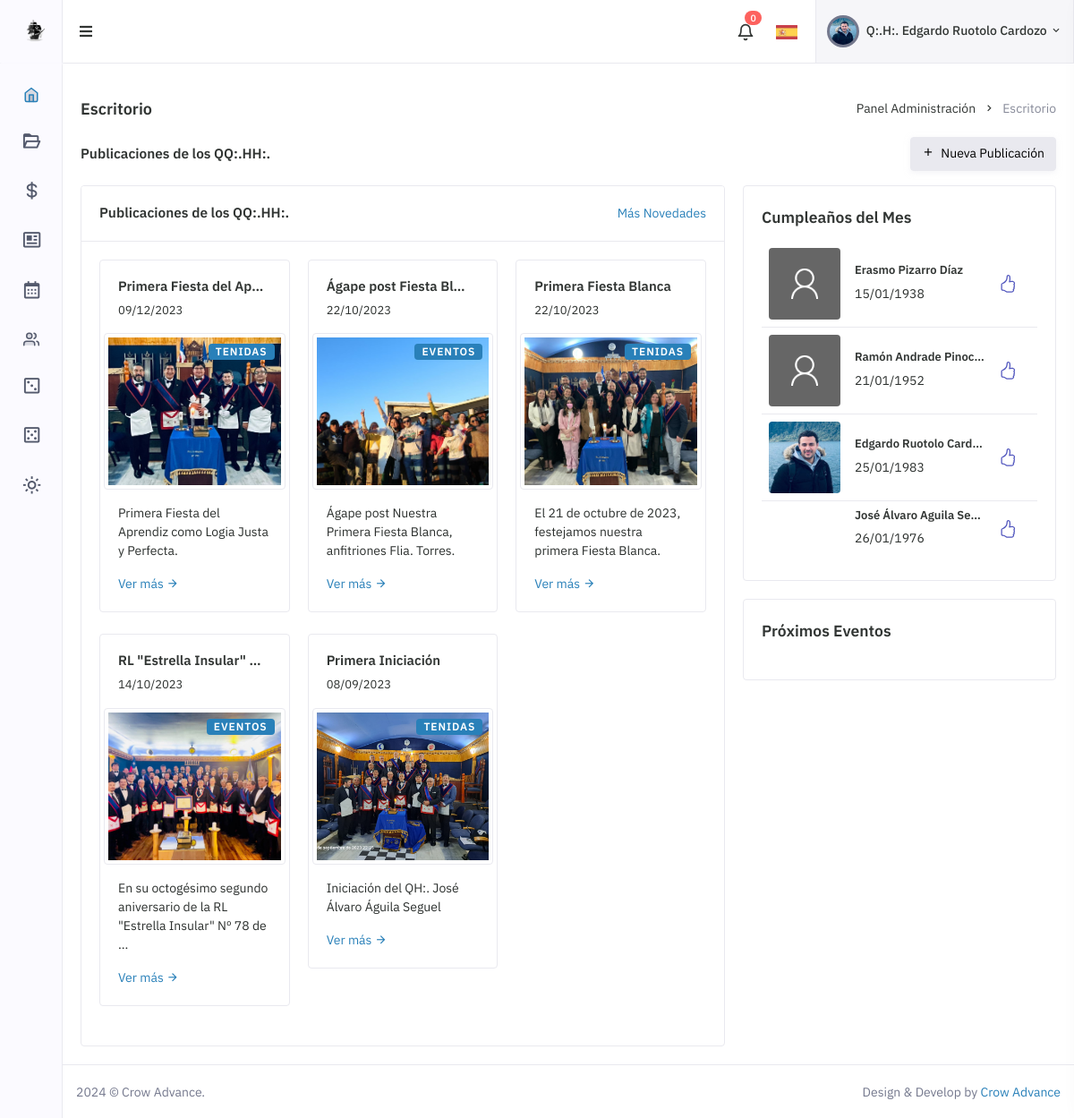
/app/public/Admin/index.php (signed in), run on the app's committed database.
### tables this page shows
CREATE TABLE `feed` (
  `id_Feed` int(11) NOT NULL,
  `titulo_Feed` varchar(150) DEFAULT NULL,
  `category_Feed` int(11) DEFAULT NULL,
  `file_name` varchar(100) DEFAULT NULL,
  `cont_Feed` varchar(3000) DEFAULT NULL,
  `user_Feed` int(11) DEFAULT NULL,
  `estado_Feed` int(11) DEFAULT NULL,
  `created_at` datetime DEFAULT CURRENT_TIMESTAMP
);

CREATE TABLE `categoryfeed` (
  `id_Category` int(11) NOT NULL,
  `nombre_Category` varchar(100) DEFAULT NULL
);

CREATE TABLE `users` (
  `id` int(11) NOT NULL,
  `useremail` varchar(100) NOT NULL,
  `username` varchar(50) NOT NULL,
  `password` varchar(100) NOT NULL,
  `token` varchar(100) DEFAULT NULL,
  `image` text,
  `name` varchar(100) DEFAULT NULL,
  `lastname` varchar(100) DEFAULT NULL,
  `date_birthday` date DEFAULT NULL,
  `phone` varchar(50) DEFAULT NULL,
  `address` varchar(100) DEFAULT NULL,
  `city` varchar(100) DEFAULT NULL,
  `category` int(11) DEFAULT NULL,
  `date_initiation` date DEFAULT NULL,
  `date_salary` date DEFAULT NULL,
  `date_exalted` date DEFAULT NULL,
  `grado` int(11) DEFAULT NULL,
  `oficialidad` int(11) DEFAULT NULL,
  `estado` tinyint(1) DEFAULT '1',
  `created_at` datetime DEFAULT CURRENT_TIMESTAMP
);

### app/public/Admin/index.php (the view, shortened to what this page needs)
<?php include 'layouts/head-main.php'; ?>
<?php include('layouts/config.php'); ?>
<?php
function custom_echo($x, $length)
{
    if (strlen($x) <= $length) {
        echo $x;
    } else {
        $y = substr($x, 0, $length) . '...';
        echo $y;
    }
}
?>
<head>
    <link href="assets/libs/admin-resources/jquery.vectormap/jquery-jvectormap-1.2.2.css" rel="stylesheet"
          type="text/css"/>
    <?php include 'layouts/head-style.php'; ?>
</head>
<?php include 'layouts/body.php'; ?>
<div id="layout-wrapper">
    <div class="main-content">
        <div class="page-content">
            <div class="container-fluid">
                <div class="row">
                    <div class="col-12">
                        <div class="page-title-box d-sm-flex align-items-center justify-content-between">
                            <h4 class="mb-sm-0 font-size-18">Escritorio</h4>
                            <div class="page-title-right">
                                <ol class="breadcrumb m-0">
                                    <li class="breadcrumb-item"><a href="javascript: void(0);">Panel Administración</a>
                                    </li>
                                    <li class="breadcrumb-item active">Escritorio</li>
                                </ol>
                            </div>
                        </div>
                    </div>
                </div>
                <div class="row align-items-center">
                    <div class="col-md-6">
                        <div class="mb-3">
                            <h5 class="card-title">Publicaciones
                                                   de los QQ:.HH:.</h5>
                        </div>
                    </div>
                    <div class="col-md-6">
                        <div class="d-flex flex-wrap align-items-center justify-content-end gap-2 mb-3">
                            <div>
                                <a href="apps-news-new.php" class="btn btn-light"><i class="bx bx-plus me-1"></i> Nueva
                                                                                                                  Publicación</a>
                            </div>
                        </div>
                    </div>
                </div>
                <div class="row">
                    <div class="col-xl-8">
                        <div class="card">
                            <div class="card-header">
                                <div class="d-flex">
                                    <div class="flex-grow-1">
                                        <h5 class="card-title mb-0">Publicaciones de los QQ:.HH:.</h5>
                                    </div>
                                    <div class="flex-shrink-0">
                                        <a href="apps-news-list.php">Más Novedades</a>
                                    </div>
                                </div>
                            </div>
                            <div class="card-body">
                                <div>
                                    <div class="row">
                                        <?php
                                        $query = "SELECT *, F.id_Feed as 'fid', F.created_at AS 'fcreated_at', F.estado_Feed AS 'festado' from feed F
                                            JOIN categoryfeed CF ON F.category_Feed = CF.id_Category
                                            JOIN users U ON F.user_Feed = U.id
                                            WHERE F.estado_Feed = 1 ORDER BY fcreated_at DESC LIMIT 6";
                                                    $result_task = mysqli_query($link, $query);
                                        while ($row = mysqli_fetch_Array($result_task)) {
                                            ?>
                                            <div class="col-xl-4 mb-4">
                                                <div class="card p-1 mb-xl-0 ">
                                                    <div class="p-3">
                                                        <div class="d-flex align-items-start">
                                                            <div class="flex-grow-1 overflow-hidden">
                                                                <h5 class="font-size-15 text-truncate"><a href="apps-blog-detail.php?id_Feed=<?php echo $row['id_Feed'] ?>"class="text-body"><?php echo $row['titulo_Feed']; ?></a>
                                                                </h5>
                                                                <p class="font-size-13 text-muted mb-0"><?php echo date("d/m/Y", strtotime($row['fcreated_at'])); ?></p>
                                                            </div>
                                                        </div>
                                                    </div>
                                                    <div class="position-relative">
                                                        <div class="box-category">
                                                            <p class="btn-category"><?php echo $row['nombre_Category']; ?></p>
                                                        </div>
                                                        <img src="uploads/feed/<?php echo $row['file_name']; ?>" alt=""
                                                             class="img-thumbnail img-news">
                                                    </div>
                                                    <div class="p-3">
                                                        <p class="text-muted"><?php custom_echo($row['cont_Feed'], 76); ?></p>
                                                        <div>
                                                            <a href="apps-blog-detail.php?id_Feed=<?php echo $row['id_Feed'] ?>"
                                                               >Ver más <i class="mdi mdi-arrow-right"></i></a>
                                                        </div>
                                                    </div>
                                                </div>
                                            </div>
                                            <?php
                                        }
                                        ?>
                                    </div>
                                </div>
                            </div>
                        </div>
                    </div>
                    <div class="col-xl-4">
                        <div class="card">
                            <div class="card-body">
                                <div class="mt-1 mb-2">
                                    <h5 class="mb-3">Cumpleaños del Mes</h5>
                                    <div class="list-group list-group-flush">
                                        <?php
                                        $query = "SELECT * FROM users
                                                        WHERE DATE_FORMAT(date_birthday, '%m%d') >= DATE_FORMAT(CURDATE(), '%m%d')
                                                        ORDER BY DATE_FORMAT(date_birthday, '%m%d') ASC
                                                        LIMIT 4;";
                                        $result_task = mysqli_query($link, $query);
                                        while ($row = mysqli_fetch_Array($result_task)) {
                                            ?>
                                            <div class="list-group-item text-muted pb-2 pt-2 px-2">
                                                <div class="d-flex align-items-center">
                                                    <div class="flex-shrink-0 me-3">
                                                        <img src="uploads/usuarios/<?php echo $row['image']; ?>" alt=""
                                                             class="avatar-xl h-auto d-block rounded">
                                                    </div>
                                                    <div class="flex-grow-1 overflow-hidden">
                                                        <h5 class="font-size-13 text-truncate"><?php echo $row['name']; ?> <?php echo $row['lastname']; ?></h5>
                                                        <p class="mb-0 text-truncate"><?php echo date("d/m/Y", strtotime($row['date_birthday'])); ?></p>
                                                    </div>
                                                    <div class="flex-grow-2  saludar">
                                                        <a href="controller/email-cumple.php?id_User=<?php echo $row['id']; ?>">
                                                        </a>
                                                    </div>
                                                </div>
                                            </div>
                                            <?php
                                        }
                                        ?>
                                    </div>
                                </div>
                            </div>
                        </div>
                        <div class="card">
                            <div class="card-body">
                                <div class="mt-1 mb-2">
                                    <h5 class="mb-3">Próximos Eventos</h5>
                                </div>
                            </div>
                        </div>
                    </div>
                </div>
            </div>
        </div>
        <?php include 'layouts/footer.php'; ?>
    </div>
</div>
</body>
</html>

### data on the page
feed: titulo_Feed "Primera Fiesta del Ap…", created_at "09/12/2023", category_Feed.nombre_Category "TENIDAS", file_name (picture), cont_Feed "Primera Fiesta del Aprendiz como Logia Justa y Perfecta."
feed: titulo_Feed "Ágape post Fiesta Bl…", created_at "22/10/2023", category_Feed.nombre_Category "EVENTOS", file_name (picture), cont_Feed "Ágape post Nuestra Primera Fiesta Blanca, anfitriones Flia. Torres."
feed: titulo_Feed "Primera Fiesta Blanca", created_at "22/10/2023", category_Feed.nombre_Category "TENIDAS", file_name (picture), cont_Feed "El 21 de octubre de 2023, festejamos nuestra primera Fiesta Blanca."
feed: titulo_Feed "RL \"Estrella Insular\"…", created_at "14/10/2023", category_Feed.nombre_Category "EVENTOS", file_name (picture), cont_Feed "En su octogésimo segundo aniversario de la RL \"Estrella Insular\" Nº 78 de ..."
feed: titulo_Feed "Primera Iniciación", created_at "08/09/2023", category_Feed.nombre_Category "TENIDAS", file_name (picture), cont_Feed "Iniciación del QH:. José Álvaro Águila Seguel"
users: image (placeholder picture), name "Erasmo", lastname "Pizarro Díaz", date_birthday "15/01/1938"
users: image (placeholder picture), name "Ramón", lastname "Andrade Pinoc…", date_birthday "21/01/1952"
users: image (picture), name "Edgardo", lastname "Ruotolo Card…", date_birthday "25/01/1983"
users: name "José Álvaro", lastname "Aguila Se…", date_birthday "26/01/1976"

### other printed values
$cantidad_mensajes_sin_leer "0"
$_SESSION['name'] "Edgardo"
$_SESSION['lastname'] "Ruotolo Cardozo"
